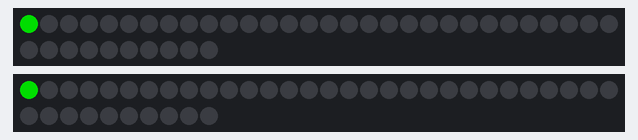
Simulated run of this program. Board: Arduino Uno, built with avr-gcc and run on an emulated ATmega328P. Parts: 2 × 40 RGB LEDs in strip order, left to right, continuing on the next row. Dim RGB values are drawn brighter than linear.

Above: at 0.1 s.
At 8.1 s:
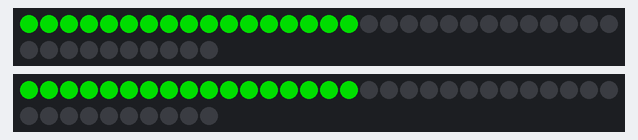
At 12.1 s:
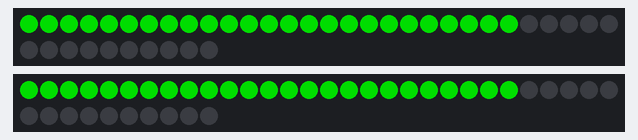
At 16.2 s:
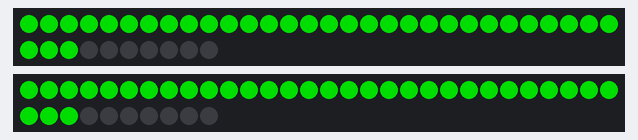
At 24.7 s:
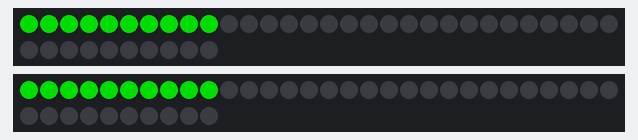
At 39.88 s:
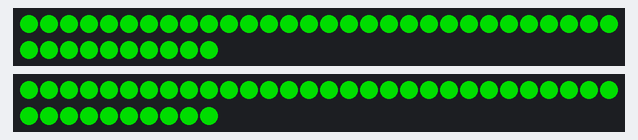

The program:

main.cpp
```cpp
#include "../lib/Adafruit_NeoPixel/Adafruit_NeoPixel.h"

Adafruit_NeoPixel strip1 = Adafruit_NeoPixel(40, 3, NEO_GRB + NEO_KHZ800);
Adafruit_NeoPixel strip2 = Adafruit_NeoPixel(40, 5, NEO_GRB + NEO_KHZ800);

void setup() {
    strip1.begin();
    strip2.begin();
}

void loop() {
    strip1.clear();
    strip2.clear();

    // The first NeoPixel in a strand is #0, second is 1, all the way up
    // to the count of pixels minus one.
    for(int i=0; i<40; i++) {
        strip1.setPixelColor(i, Adafruit_NeoPixel::Color(0, 150, 0));
        strip2.setPixelColor(i, Adafruit_NeoPixel::Color(0, 150, 0));

        strip1.show();
        strip2.show();

        delay(500);
    }
}
```
